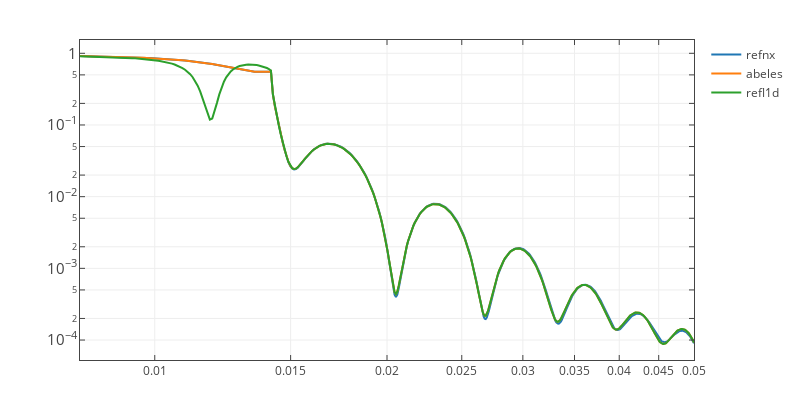

The notebook cell saved with this chart:
### Code cell
plot_utils.plot1d([[q, r_nx], [q, r_1d_abeles], [q, r_1d]],
                  data_names=['refnx', 'abeles', 'refl1d'],
                  y_log=True, x_log=True)

### Figure 1 — Plotly figure (JSON) as saved in the notebook; plotly's stock layout.template omitted (floating-point values rounded to 4 significant figures; data arrays with more than 128 entries replaced by an {"elided": "..."} marker saying what was removed)
{"data": [{"name": "refnx", "type": "scatter", "uid": "dc8c7037-f9d5-4126-b556-212ae42eeff6", "x": {"elided": "500 float values"}, "y": {"elided": "500 float values"}}, {"name": "abeles", "type": "scatter", "uid": "7381be74-23e9-418e-a3e2-b8e7f47bafc7", "x": {"elided": "500 float values"}, "y": {"elided": "500 float values"}}, {"name": "refl1d", "type": "scatter", "uid": "dcd4fd53-26b9-4ada-bf4b-4ab20180bef2", "x": {"elided": "500 float values"}, "y": {"elided": "500 float values"}}], "layout": {"autosize": true, "bargap": 0, "height": 400, "hovermode": "closest", "margin": {"b": 40, "l": 80, "r": 40, "t": 40}, "showlegend": true, "width": 800, "xaxis": {"exponentformat": "power", "mirror": "all", "showexponent": "all", "showgrid": true, "showline": true, "ticks": "inside", "title": {"text": ""}, "type": "log", "zeroline": false}, "yaxis": {"exponentformat": "power", "mirror": "all", "showexponent": "all", "showgrid": true, "showline": true, "ticks": "inside", "title": {"text": ""}, "type": "log", "zeroline": false}}}
